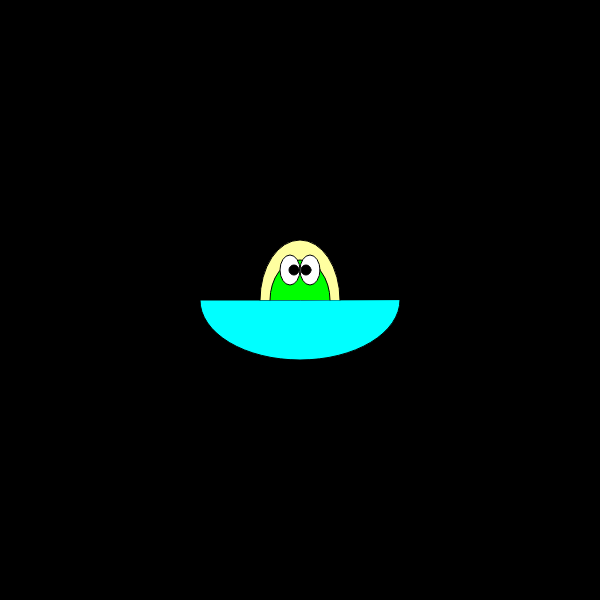
Frame 1 (no input)
Frame 60 (no input): identical to frame 1, image omitted
Frame 120 (the mouse pressed at the canvas centre since frame 60): identical to frame 1, image omitted

The p5.js sketch that drew this single still picture (run headless with seeded random() and noise() and a simulated clock; from frame 60 on, the mouse is pressed at the canvas centre):

// p5.js sketch
// ── sketch.js
let allen;

function setup() {
    createCanvas(windowWidth * 0.5, windowWidth * 0.5);
    allen = new Alien(width / 2, height / 2, 200)
}


function draw() {
    background(0);
    allen.draw();
}

function windowResized() {
    const oldWidth = width;
    const oldHeight = height;
    const newWidth = windowWidth * 0.5;
    const newHeight = newWidth;
    createCanvas(newWidth, newHeight);
    const widthChange = newWidth / oldWidth;
    const heightChange = newHeight / oldHeight;
    allen.setX(width / 2);
    allen.setY(height / 2);
    allen.resize(widthChange, heightChange);
}
// ── 2star.html
<!DOCTYPE html>
<html lang="en">
  <head>
    <meta charset="utf-8" />
    <meta name="viewport" content="width=device-width, initial-scale=1.0">

    <title>PDM2 - W5P1 - 2 Star Solution</title>

    <link rel="stylesheet" type="text/css" href="./lib/main-styles.css">

    <script src="./lib/libraries/p5.min.js"></script>
  </head>

  <body>
    <h1>2 Star Exercise Solution</h1>
    <script src="alien.js"></script>
    <script src="sketch.js"></script>
  </body>
</html>

// ── alien.js
class Alien {
    #x;
    #y;
    #w;
    #h;

    /**
     * Creates a new alien
     * @param {number} x The x coordinate
     * @param {number} y The y coordinate
     * @param {number} w The width
     */
    constructor(x, y, w) {
        this.#x = x;
        this.#y = y;
        this.#w = w;
        this.#h = w * 0.6;
    }

    /**
     * Gets the x coordinate
     * @returns {number}
     */
    getX() {
        return this.#x;
    }

    /**
     * Sets the x coordinate
     * @param {number} newX 
     */
    setX(newX) {
        this.#x = newX;
    }

    /**
     * Gets the y coordinate
     * @returns {number}
     */
    getY() {
        return this.#y;
    }

    /**
     * Sets the y coordinate
     * @param {number} newY 
     */
    setY(newY) {
        this.#y = newY;
    }

    /**
     * Resize the alien
     * @param {number} deltaW The amount to resize the width by, a proportion (e.g. 0.5 will halve the width)
     * @param {number} deltaH The amount to resize the height by
     */
    resize(deltaW, deltaH) {
        this.#w *= deltaW;
        this.#h *= deltaH;
    }

    /**
     * Draw the alien
     */
    draw() {
        stroke(0);
        strokeWeight(1);
        // Base
        fill(0, 255, 255);
        arc(this.#x, this.#y, this.#w, this.#h, 0, PI, PIE);
        // Cabin
        fill(255, 255, 160);
        arc(this.#x, this.#y, this.#w * 0.4, this.#h, PI, 0);
        // Alien body
        fill(0, 255, 0);
        arc(this.#x, this.#y, this.#w * 0.3, this.#h * 2 / 3, PI, 0);
        // Alien eyes
        fill(255);
        ellipse(this.#x - this.#w * 0.05, this.#y - this.#h / 4, this.#w * 0.1, this.#h / 4);
        ellipse(this.#x + this.#w * 0.05, this.#y - this.#h / 4, this.#w * 0.1, this.#h / 4);
        fill(0);
        circle(this.#x - this.#w * 0.03, this.#y - this.#h / 4, this.#w * 0.05);
        circle(this.#x + this.#w * 0.03, this.#y - this.#h / 4, this.#w * 0.05);
    }

}
